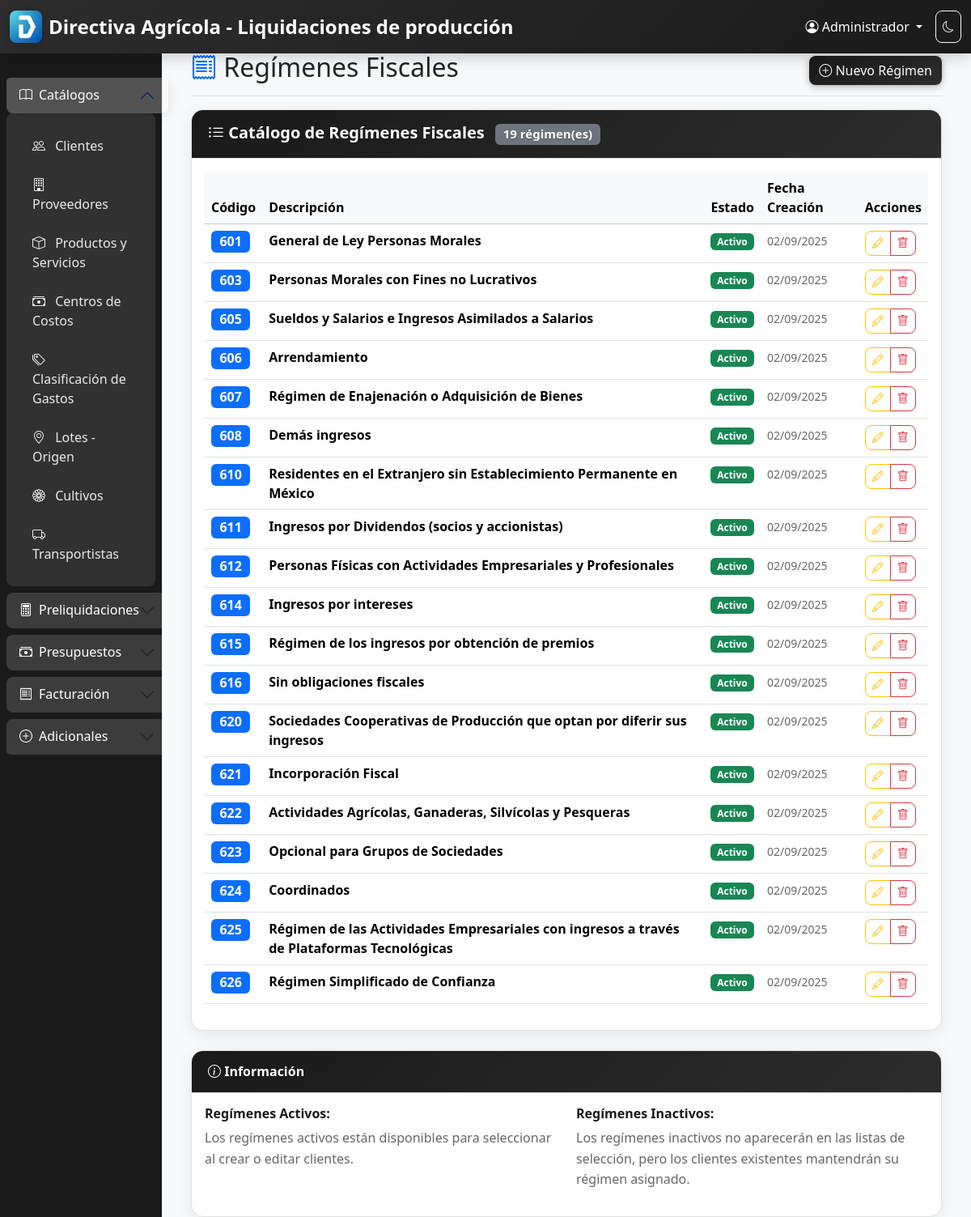
The page /regimen-fiscal/ (signed in) on the database its author committed.
### core/models.py (models this page shows, shortened)
class Usuario(AbstractUser):
    nombre = models.CharField(max_length=100, verbose_name="Nombre completo")
    puesto = models.CharField(max_length=100, verbose_name="Puesto")
    email = models.EmailField(unique=True, verbose_name="Correo electrónico")
    is_admin = models.BooleanField(default=False, verbose_name="Es administrador")
    USERNAME_FIELD = 'username'
    REQUIRED_FIELDS = ['email', 'nombre', 'puesto']
    class Meta:
        verbose_name = "Usuario"
        verbose_name_plural = "Usuarios"
        db_table = 'usuarios'

class RegimenFiscal(models.Model):
    codigo = models.CharField(
        max_length=10,
        unique=True,
        verbose_name="Código",
        help_text="Código del régimen fiscal según el SAT"
    )
    descripcion = models.CharField(
        max_length=200,
        verbose_name="Descripción",
        help_text="Descripción del régimen fiscal"
    )
    activo = models.BooleanField(
        default=True,
        verbose_name="Activo",
        help_text="Indica si el régimen fiscal está activo"
    )
    fecha_creacion = models.DateTimeField(auto_now_add=True, verbose_name="Fecha de creación")
    fecha_modificacion = models.DateTimeField(auto_now=True, verbose_name="Fecha de modificación")
    class Meta:
        verbose_name = "Régimen Fiscal"
        verbose_name_plural = "Regímenes Fiscales"
        db_table = 'regimen_fiscal'
        ordering = ['codigo']

### core/views.py (the view)
# urls.py: path('regimen-fiscal/', RegimenFiscalListView.as_view(), name='regimen_fiscal_list'),
class RegimenFiscalListView(LoginRequiredMixin, ListView):
    model = RegimenFiscal
    template_name = 'core/regimen_fiscal_list.html'
    context_object_name = 'regimenes'
    paginate_by = 20
    def get_queryset(self):
        return RegimenFiscal.objects.all().order_by('codigo')
    def get_context_data(self, **kwargs):
        context = super().get_context_data(**kwargs)
        context['title'] = 'Regímenes Fiscales'
        return context

### templates/core/regimen_fiscal_list.html (shortened to what this page needs)
{% extends 'base.html' %}
{% block content %}
<div class="container-fluid">
    <div class="d-flex justify-content-between flex-wrap flex-md-nowrap align-items-center pt-3 pb-2 mb-3 border-bottom">
        <h1 class="h2">
            <i class="bi bi-receipt text-primary"></i>
            Regímenes Fiscales
        </h1>
        <div class="btn-toolbar mb-2 mb-md-0">
            <a href="{% url 'core:regimen_fiscal_create' %}" class="btn btn-primary">
                <i class="bi bi-plus-circle"></i> Nuevo Régimen
            </a>
        </div>
    </div>
    <div class="card">
        <div class="card-header">
            <h5 class="card-title mb-0">
                <i class="bi bi-list-ul"></i> Catálogo de Regímenes Fiscales
                <span class="badge bg-secondary ms-2">{{ regimenes|length }} régimen(es)</span>
            </h5>
        </div>
        <div class="card-body">
            {% if regimenes %}
                <div class="table-responsive">
                    <table class="table table-hover">
                        <thead class="table-light">
                            <tr>
                                <th>Código</th>
                                <th>Descripción</th>
                                <th>Estado</th>
                                <th>Fecha Creación</th>
                                <th>Acciones</th>
                            </tr>
                        </thead>
                        <tbody>
                            {% for regimen in regimenes %}
                            <tr>
                                <td>
                                    <span class="badge bg-primary fs-6">{{ regimen.codigo }}</span>
                                </td>
                                <td>
                                    <strong>{{ regimen.descripcion }}</strong>
                                </td>
                                <td>
                                    {% if regimen.activo %}
                                        <span class="badge bg-success">Activo</span>
                                    {% else %}
                                        <span class="badge bg-danger">Inactivo</span>
                                    {% endif %}
                                </td>
                                <td>
                                    <small class="text-muted">{{ regimen.fecha_creacion|date:"d/m/Y" }}</small>
                                </td>
                                <td>
                                    <div class="btn-group" role="group">
                                        <a href="{% url 'core:regimen_fiscal_update' regimen.pk %}"
                                           class="btn btn-sm btn-outline-warning"
                                           title="Editar">
                                            <i class="bi bi-pencil"></i>
                                        </a>
                                        <a href="{% url 'core:regimen_fiscal_delete' regimen.pk %}"
                                           class="btn btn-sm btn-outline-danger"
                                           title="Eliminar">
                                            <i class="bi bi-trash"></i>
                                        </a>
                                    </div>
                                </td>
                            </tr>
                            {% endfor %}
                        </tbody>
                    </table>
                </div>
            {% endif %}
        </div>
    </div>
    <div class="card mt-4">
        <div class="card-header">
            <h6 class="card-title mb-0">
                <i class="bi bi-info-circle"></i> Información
            </h6>
        </div>
        <div class="card-body">
            <div class="row">
                <div class="col-md-6">
                    <h6>Regímenes Activos:</h6>
                    <p class="text-muted">Los regímenes activos están disponibles para seleccionar al crear o editar clientes.</p>
                </div>
                <div class="col-md-6">
                    <h6>Regímenes Inactivos:</h6>
                    <p class="text-muted">Los regímenes inactivos no aparecerán en las listas de selección, pero los clientes existentes mantendrán su régimen asignado.</p>
                </div>
            </div>
        </div>
    </div>
</div>
{% endblock %}

### templates/base.html (shortened to what this page needs)
{% load static %}
{% load cache_utils %}
<!DOCTYPE html>
<html lang="es">
<head>
    <link href="https://cdn.jsdelivr.net/npm/bootstrap@5.3.2/dist/css/bootstrap.min.css" rel="stylesheet">
    <link href="https://cdn.jsdelivr.net/npm/bootstrap-icons@1.11.1/font/bootstrap-icons.css" rel="stylesheet">
    <link href="{% static_with_timestamp 'css/style.css' %}" rel="stylesheet">
</head>
<body>
    <nav class="navbar navbar-expand-lg navbar-dark bg-primary fixed-top">
        <div class="container-fluid">
            <div class="navbar-brand d-flex align-items-center">
                <img src="/static/images/LogoDirectiva.png" alt="Logo Directiva Agrícola" height="40" class="me-2">
                <span class="fw-bold">Directiva Agrícola - Liquidaciones de producción</span>
            </div>
            <div class="navbar-nav ms-auto">
                <div class="nav-item dropdown">
                    <a class="nav-link dropdown-toggle text-white" href="#" role="button" data-bs-toggle="dropdown">
                        <i class="bi bi-person-circle"></i> {{ user.nombre|default:user.username }}
                    </a>
                </div>
            </div>
        </div>
    </nav>
    <div class="container-fluid">
        <div class="row">
            <nav id="sidebar" class="col-md-3 col-lg-2 d-md-block bg-light sidebar collapse">
                <div class="position-sticky pt-5">
                    <div class="accordion" id="sidebarAccordion">
                        <div class="accordion-item">
                            <h2 class="accordion-header" id="catalogosHeader">
                                <button class="accordion-button" type="button" data-bs-toggle="collapse" data-bs-target="#catalogosCollapse" aria-expanded="true" aria-controls="catalogosCollapse">
                                    <i class="bi bi-book me-2"></i>
                                    Catálogos
                                </button>
                            </h2>
                            <div id="catalogosCollapse" class="accordion-collapse collapse show" aria-labelledby="catalogosHeader" data-bs-parent="#sidebarAccordion">
                                <div class="accordion-body">
                                    <ul class="nav flex-column">
                                        <li class="nav-item">
                                            <a class="nav-link" href="{% url 'core:cliente_list' %}">
                                                <i class="bi bi-people"></i> Clientes
                                            </a>
                                        </li>
                                        <li class="nav-item">
                                            <a class="nav-link" href="{% url 'core:proveedor_list' %}">
                                                <i class="bi bi-building"></i> Proveedores
                                            </a>
                                        </li>
                                        <li class="nav-item">
                                            <a class="nav-link" href="{% url 'core:producto_servicio_list' %}">
                                                <i class="bi bi-box"></i> Productos y Servicios
                                            </a>
                                        </li>
                                        <li class="nav-item">
                                            <a class="nav-link" href="{% url 'core:centro_costo_list' %}">
                                                <i class="bi bi-cash-stack"></i> Centros de Costos
                                            </a>
                                        </li>
                                        <li class="nav-item">
                                            <a class="nav-link" href="{% url 'core:clasificacion_gasto_list' %}">
                                                <i class="bi bi-tags"></i> Clasificación de Gastos
                                            </a>
                                        </li>
                                        <li class="nav-item">
                                            <a class="nav-link" href="{% url 'core:lote_origen_list' %}">
                                                <i class="bi bi-geo-alt"></i> Lotes - Origen
                                            </a>
                                        </li>
                                        <li class="nav-item">
                                            <a class="nav-link" href="{% url 'core:cultivo_list' %}">
                                                <i class="bi bi-flower1"></i> Cultivos
                                            </a>
                                        </li>
                                        <li class="nav-item">
                                            <a class="nav-link" href="{% url 'core:transportista_list' %}">
                                                <i class="bi bi-truck"></i> Transportistas
                                            </a>
                                        </li>
                                    </ul>
                                </div>
                            </div>
                        </div>
                        <div class="accordion-item">
                            <h2 class="accordion-header" id="preliquidacionesHeader">
                                <button class="accordion-button collapsed" type="button" data-bs-toggle="collapse" data-bs-target="#preliquidacionesCollapse" aria-expanded="false" aria-controls="preliquidacionesCollapse">
                                    <i class="bi bi-calculator me-2"></i>
                                    Preliquidaciones
                                </button>
                            </h2>
                        </div>
                        <div class="accordion-item">
                            <h2 class="accordion-header" id="presupuestosHeader">
                                <button class="accordion-button collapsed" type="button" data-bs-toggle="collapse" data-bs-target="#presupuestosCollapse" aria-expanded="false" aria-controls="presupuestosCollapse">
                                    <i class="bi bi-cash-stack me-2"></i>
                                    Presupuestos
                                </button>
                            </h2>
                        </div>
                        <div class="accordion-item">
                            <h2 class="accordion-header" id="facturacionHeader">
                                <button class="accordion-button collapsed" type="button" data-bs-toggle="collapse" data-bs-target="#facturacionCollapse" aria-expanded="false" aria-controls="facturacionCollapse">
                                    <i class="bi bi-receipt me-2"></i>
                                    Facturación
                                </button>
                            </h2>
                        </div>
                        <div class="accordion-item">
                            <h2 class="accordion-header" id="adicionalesHeader">
                                <button class="accordion-button collapsed" type="button" data-bs-toggle="collapse" data-bs-target="#adicionalesCollapse" aria-expanded="false" aria-controls="adicionalesCollapse">
                                    <i class="bi bi-plus-circle me-2"></i>
                                    Adicionales
                                </button>
                            </h2>
                        </div>
                    </div>
                </div>
            </nav>
            <main class="col-md-9 ms-sm-auto col-lg-10 px-md-4">
                <div class="pt-5">
                    {% block content %}{% endblock %}
                </div>
            </main>
        </div>
    </div>
</body>
</html>

### rows shown on the page
Usuario: nombre "Administrador"
RegimenFiscal: codigo "601", descripcion "General de Ley Personas Morales", activo "Activo", fecha_creacion "02/09/2025"
RegimenFiscal: codigo "603", descripcion "Personas Morales con Fines no Lucrativos", activo "Activo", fecha_creacion "02/09/2025"
RegimenFiscal: codigo "605", descripcion "Sueldos y Salarios e Ingresos Asimilados a Salarios", activo "Activo", fecha_creacion "02/09/2025"
RegimenFiscal: codigo "606", descripcion "Arrendamiento", activo "Activo", fecha_creacion "02/09/2025"
RegimenFiscal: codigo "607", descripcion "Régimen de Enajenación o Adquisición de Bienes", activo "Activo", fecha_creacion "02/09/2025"
RegimenFiscal: codigo "608", descripcion "Demás ingresos", activo "Activo", fecha_creacion "02/09/2025"
RegimenFiscal: codigo "610", descripcion "Residentes en el Extranjero sin Establecimiento Permanente en México", activo "Activo", fecha_creacion "02/09/2025"
RegimenFiscal: codigo "611", descripcion "Ingresos por Dividendos (socios y accionistas)", activo "Activo", fecha_creacion "02/09/2025"
RegimenFiscal: codigo "612", descripcion "Personas Físicas con Actividades Empresariales y Profesionales", activo "Activo", fecha_creacion "02/09/2025"
RegimenFiscal: codigo "614", descripcion "Ingresos por intereses", activo "Activo", fecha_creacion "02/09/2025"
RegimenFiscal: codigo "615", descripcion "Régimen de los ingresos por obtención de premios", activo "Activo", fecha_creacion "02/09/2025"
RegimenFiscal: codigo "616", descripcion "Sin obligaciones fiscales", activo "Activo", fecha_creacion "02/09/2025"
RegimenFiscal: codigo "620", descripcion "Sociedades Cooperativas de Producción que optan por diferir sus ingresos", activo "Activo", fecha_creacion "02/09/2025"
RegimenFiscal: codigo "621", descripcion "Incorporación Fiscal", activo "Activo", fecha_creacion "02/09/2025"
RegimenFiscal: codigo "622", descripcion "Actividades Agrícolas, Ganaderas, Silvícolas y Pesqueras", activo "Activo", fecha_creacion "02/09/2025"
RegimenFiscal: codigo "623", descripcion "Opcional para Grupos de Sociedades", activo "Activo", fecha_creacion "02/09/2025"
RegimenFiscal: codigo "624", descripcion "Coordinados", activo "Activo", fecha_creacion "02/09/2025"
RegimenFiscal: codigo "625", descripcion "Régimen de las Actividades Empresariales con ingresos a través de Plataformas Tecnológicas", activo "Activo", fecha_creacion "02/09/2025"
RegimenFiscal: codigo "626", descripcion "Régimen Simplificado de Confianza", activo "Activo", fecha_creacion "02/09/2025"

### other values the page prints
{{ regimenes|length }} "19"
